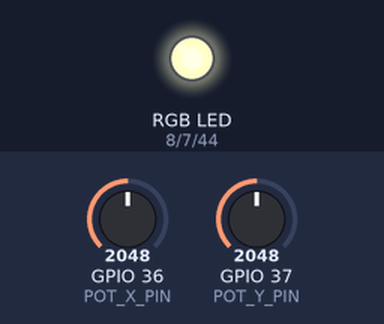
Bench run of a sketch on a simulated ESP32. Parts: an RGB LED mixed from three pins (HIGH = lit). Inputs (shaded band) come from the test bench; at power-on: GPIO 36 (POT_X_PIN) = 2048, GPIO 37 (POT_Y_PIN) = 2048. What the sketch prints to the serial monitor is not drawn.

Above: at 0.1 s.
At 1.3 s:
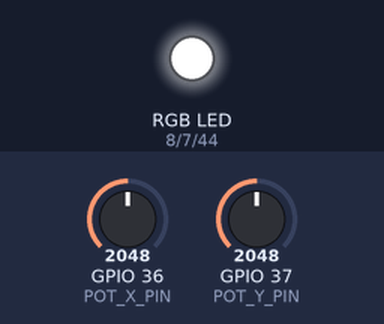
Timing chart, 0 to 2.8 s (numbered marks = the images above):
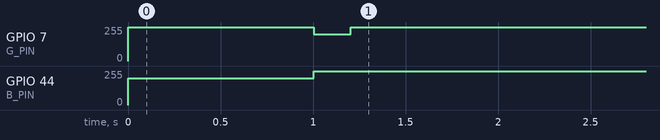

The sketch:

Controller.ino
```cpp
#include <Arduino.h>
#include <esp_now.h>
#include <WiFi.h>

// Car MAC address
uint8_t connectedAddress[6] = {0x64, 0xE8, 0x33, 0x89, 0xDD, 0x54};

#define POT_X_PIN A0
#define POT_Y_PIN A1
#define BUTTON_PIN D10

#define R_PIN D9
#define G_PIN D8
#define B_PIN D7

// Midpoint and bounds for ADC calibration
#define ADC_CENTER 2220
#define ADC_MAX    4095
#define ADC_MIN     180

typedef struct {
  int X, Y;
} potValues;

potValues joystick;
esp_now_peer_info_t peerInfo;

unsigned long lastSend = 0;
const unsigned long SEND_INTERVAL = 100; // ms (10 Hz update rate)

volatile bool connected = false;

// ---------------- ESP-NOW callbacks ----------------

void OnDataSent(const wifi_tx_info_t *mac_addr, esp_now_send_status_t status) {
  if (status == ESP_NOW_SEND_SUCCESS) {
    if (!connected) {
      connected = true;
      Serial.println("Car connected ✅");
      analogWrite(G_PIN, 200); // Green LED = connected
      analogWrite(R_PIN, 255);
      analogWrite(B_PIN, 255);
    }else{
      delay(100);                                               // attention à ce delay la il peut être chiant
      analogWrite(G_PIN, 255); // éteint la led au prochain passage
      analogWrite(R_PIN, 255);
      analogWrite(B_PIN, 255);
    }
  } else {
    if (connected) {
      connected = false;
      Serial.println("Car disconnected ❌");
      analogWrite(R_PIN, 200); // Red LED = disconnected
      analogWrite(G_PIN, 255);
      analogWrite(B_PIN, 255);
    }
  }
}

// ---------------- Setup ----------------

void setup() {
  Serial.begin(115200);

  // Configure pins
  pinMode(POT_X_PIN, INPUT);
  pinMode(POT_Y_PIN, INPUT);
  pinMode(R_PIN, OUTPUT);
  pinMode(G_PIN, OUTPUT);
  pinMode(B_PIN, OUTPUT);
  pinMode(BUTTON_PIN, INPUT_PULLUP);

  analogWrite(R_PIN, 255);
  analogWrite(G_PIN, 255);
  analogWrite(B_PIN, 200);  // blue: searching

  // Init WiFi only for ESP-NOW
  WiFi.mode(WIFI_STA);
  //WiFi.disconnect(true); // prevent scanning → save power

  if (esp_now_init() != ESP_OK) {
    Serial.println("ESP-NOW init failed");
    ESP.restart();
  }

  // Register peer
  memcpy(peerInfo.peer_addr, connectedAddress, 6);
  peerInfo.channel = 0;
  peerInfo.encrypt = false;

  if (esp_now_add_peer(&peerInfo) != ESP_OK) {
    Serial.println("Failed to add peer");
    ESP.restart();
  }

  esp_now_register_send_cb(OnDataSent);

  Serial.println("Controller ready 🎮");
  delay(1000); //pour que ça s'affiche quand tu le branche, l'IDE Arduino est trop lent
  Serial.print("send data to : ");
  for (int i = 0; i < 6; i++) {
    Serial.print(", 0x");
    Serial.print(connectedAddress[i],HEX);
  }
  Serial.println();
}

// ---------------- Main loop ----------------

void loop() {
  unsigned long now = millis();

  // Send joystick data at fixed rate
  if (now - lastSend >= SEND_INTERVAL) {
    lastSend = now;

    // Read joystick
    int pot_X = analogRead(POT_X_PIN);
    int pot_Y = analogRead(POT_Y_PIN);

    // Map to -255..255
    joystick.X = (pot_X > ADC_CENTER)
                   ? map(pot_X, ADC_CENTER, ADC_MAX, 0, 255)
                   : map(pot_X, ADC_MIN, ADC_CENTER, -255, 0);

    joystick.Y = (pot_Y > ADC_CENTER)
                   ? map(pot_Y, ADC_CENTER, ADC_MAX, 0, 255)
                   : map(pot_Y, ADC_MIN, ADC_CENTER, -255, 0);

    // Send via ESP-NOW
    esp_err_t result = esp_now_send(connectedAddress, (uint8_t*)&joystick, sizeof(joystick));

    if (result != ESP_OK) {
      Serial.println("Send error ❌");
      analogWrite(R_PIN, 200);
      analogWrite(G_PIN, 255);
      analogWrite(B_PIN, 255);
    }
  }

  // Short idle sleep to reduce CPU load
  delay(20);
}
```

Measured:
- by itself, GPIO 7 (G_PIN): 255/255 → 200/255 at 1.0 s, → 255/255 0.20 s later
- by itself, GPIO 44 (B_PIN): 200/255 → 255/255 at 1.0 s
